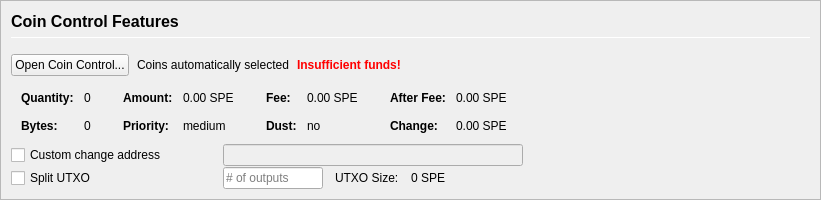
         <widget class="QFrame" name="frameCoinControl">
          <property name="sizePolicy">
           <sizepolicy hsizetype="Expanding" vsizetype="Expanding">
            <horstretch>0</horstretch>
            <verstretch>0</verstretch>
           </sizepolicy>
          </property>
          <property name="maximumSize">
           <size>
            <width>16777215</width>
            <height>16777215</height>
           </size>
          </property>
          <property name="frameShape">
           <enum>QFrame::StyledPanel</enum>
          </property>
          <property name="frameShadow">
           <enum>QFrame::Sunken</enum>
          </property>
          <layout class="QVBoxLayout" name="verticalLayoutCoinControl2">
           <property name="spacing">
            <number>0</number>
           </property>
           <property name="leftMargin">
            <number>0</number>
           </property>
           <property name="topMargin">
            <number>0</number>
           </property>
           <property name="rightMargin">
            <number>0</number>
           </property>
           <property name="bottomMargin">
            <number>0</number>
           </property>
           <item>
            <widget class="QFrame" name="frameCoinControl_BG">
             <layout class="QVBoxLayout" name="verticalLayoutCoinControl" stretch="0,0,0,0,0,0">
              <property name="spacing">
               <number>1</number>
              </property>
              <property name="leftMargin">
               <number>10</number>
              </property>
              <property name="topMargin">
               <number>10</number>
              </property>
              <item>
               <layout class="QHBoxLayout" name="horizontalLayoutCoinControl1">
                <property name="bottomMargin">
                 <number>15</number>
                </property>
                <item>
                 <layout class="QVBoxLayout" name="verticalLayout_3">
                  <property name="spacing">
                   <number>6</number>
                  </property>
                  <item>
                   <widget class="QLabel" name="labelCoinControlFeatures">
                    <property name="sizePolicy">
                     <sizepolicy hsizetype="Preferred" vsizetype="Maximum">
                      <horstretch>0</horstretch>
                      <verstretch>0</verstretch>
                     </sizepolicy>
                    </property>
                    <property name="minimumSize">
                     <size>
                      <width>0</width>
                      <height>20</height>
                     </size>
                    </property>
                    <property name="font">
                     <font>
                      <pointsize>12</pointsize>
                      <weight>75</weight>
                      <bold>true</bold>
                     </font>
                    </property>
                    <property name="styleSheet">
                     <string notr="true">font-weight:bold;</string>
                    </property>
                    <property name="text">
                     <string>Coin Control Features</string>
                    </property>
                   </widget>
                  </item>
                  <item>
                   <widget class="Line" name="line">
                    <property name="minimumSize">
                     <size>
                      <width>0</width>
                      <height>1</height>
                     </size>
                    </property>
                    <property name="maximumSize">
                     <size>
                      <width>16777215</width>
                      <height>1</height>
                     </size>
                    </property>
                    <property name="orientation">
                     <enum>Qt::Horizontal</enum>
                    </property>
                   </widget>
                  </item>
                 </layout>
                </item>
               </layout>
              </item>
              <item>
               <layout class="QHBoxLayout" name="horizontalLayoutCoinControl2" stretch="0,0,0,0">
                <property name="spacing">
                 <number>8</number>
                </property>
                <property name="bottomMargin">
                 <number>10</number>
                </property>
                <item>
                 <widget class="QPushButton" name="pushButtonCoinControl">
                  <property name="styleSheet">
                   <string notr="true"/>
                  </property>
                  <property name="text">
                   <string>Open Coin Control...</string>
                  </property>
                  <property name="autoDefault">
                   <bool>false</bool>
                  </property>
                 </widget>
                </item>
                <item>
                 <widget class="QLabel" name="labelCoinControlAutomaticallySelected">
                  <property name="text">
                   <string>Coins automatically selected</string>
                  </property>
                  <property name="margin">
                   <number>5</number>
                  </property>
                 </widget>
                </item>
                <item>
                 <widget class="QLabel" name="labelCoinControlInsuffFunds">
                  <property name="font">
                   <font>
                    <weight>75</weight>
                    <bold>true</bold>
                   </font>
                  </property>
                  <property name="styleSheet">
                   <string notr="true">color:red;font-weight:bold;</string>
                  </property>
                  <property name="text">
                   <string>Insufficient funds!</string>
                  </property>
                  <property name="margin">
                   <number>5</number>
                  </property>
                 </widget>
                </item>
                <item>
                 <spacer name="horizontalSpacerCoinControl">
                  <property name="orientation">
                   <enum>Qt::Horizontal</enum>
                  </property>
                  <property name="sizeHint" stdset="0">
                   <size>
                    <width>40</width>
                    <height>1</height>
                   </size>
                  </property>
                 </spacer>
                </item>
               </layout>
              </item>
              <item>
               <widget class="QWidget" name="widgetCoinControl" native="true">
                <property name="sizePolicy">
                 <sizepolicy hsizetype="Preferred" vsizetype="Preferred">
                  <horstretch>0</horstretch>
                  <verstretch>0</verstretch>
                 </sizepolicy>
                </property>
                <property name="minimumSize">
                 <size>
                  <width>0</width>
                  <height>0</height>
                 </size>
                </property>
                <property name="styleSheet">
                 <string notr="true"/>
                </property>
                <layout class="QHBoxLayout" name="horizontalLayoutCoinControl5">
                 <property name="leftMargin">
                  <number>0</number>
                 </property>
                 <property name="topMargin">
                  <number>0</number>
                 </property>
                 <property name="rightMargin">
                  <number>0</number>
                 </property>
                 <property name="bottomMargin">
                  <number>0</number>
                 </property>
                 <item>
                  <layout class="QHBoxLayout" name="horizontalLayoutCoinControl3" stretch="0,0,0,1">
                   <property name="spacing">
                    <number>20</number>
                   </property>
                   <property name="topMargin">
                    <number>0</number>
                   </property>
                   <property name="bottomMargin">
                    <number>10</number>
                   </property>
                   <item>
                    <layout class="QFormLayout" name="formLayoutCoinControl1">
                     <property name="horizontalSpacing">
                      <number>10</number>
                     </property>
                     <property name="verticalSpacing">
                      <number>14</number>
                     </property>
                     <property name="leftMargin">
                      <number>10</number>
                     </property>
                     <property name="topMargin">
                      <number>4</number>
                     </property>
                     <property name="rightMargin">
                      <number>6</number>
                     </property>
                     <item row="0" column="0">
                      <widget class="QLabel" name="labelCoinControlQuantityText">
                       <property name="font">
                        <font>
                         <weight>75</weight>
                         <bold>true</bold>
                        </font>
                       </property>
                       <property name="text">
                        <string>Quantity:</string>
                       </property>
                       <property name="margin">
                        <number>0</number>
                       </property>
                      </widget>
                     </item>
                     <item row="0" column="1">
                      <widget class="QLabel" name="labelCoinControlQuantity">
                       <property name="cursor">
                        <cursorShape>IBeamCursor</cursorShape>
                       </property>
                       <property name="contextMenuPolicy">
                        <enum>Qt::ActionsContextMenu</enum>
                       </property>
                       <property name="text">
                        <string notr="true">0</string>
                       </property>
                       <property name="margin">
                        <number>0</number>
                       </property>
                       <property name="textInteractionFlags">
                        <set>Qt::LinksAccessibleByMouse|Qt::TextSelectableByKeyboard|Qt::TextSelectableByMouse</set>
                       </property>
                      </widget>
                     </item>
                     <item row="1" column="0">
                      <widget class="QLabel" name="labelCoinControlBytesText">
                       <property name="font">
                        <font>
                         <weight>75</weight>
                         <bold>true</bold>
                        </font>
                       </property>
                       <property name="text">
                        <string>Bytes:</string>
                       </property>
                      </widget>
                     </item>
                     <item row="1" column="1">
                      <widget class="QLabel" name="labelCoinControlBytes">
                       <property name="cursor">
                        <cursorShape>IBeamCursor</cursorShape>
                       </property>
                       <property name="contextMenuPolicy">
                        <enum>Qt::ActionsContextMenu</enum>
                       </property>
                       <property name="text">
                        <string notr="true">0</string>
                       </property>
                       <property name="textInteractionFlags">
                        <set>Qt::LinksAccessibleByMouse|Qt::TextSelectableByKeyboard|Qt::TextSelectableByMouse</set>
                       </property>
                      </widget>
                     </item>
                    </layout>
                   </item>
                   <item>
                    <layout class="QFormLayout" name="formLayoutCoinControl2">
                     <property name="horizontalSpacing">
                      <number>10</number>
                     </property>
                     <property name="verticalSpacing">
                      <number>14</number>
                     </property>
                     <property name="leftMargin">
                      <number>6</number>
                     </property>
                     <property name="topMargin">
                      <number>4</number>
                     </property>
                     <property name="rightMargin">
                      <number>6</number>
                     </property>
                     <item row="0" column="0">
                      <widget class="QLabel" name="labelCoinControlAmountText">
                       <property name="font">
                        <font>
                         <weight>75</weight>
                         <bold>true</bold>
                        </font>
                       </property>
                       <property name="text">
                        <string>Amount:</string>
                       </property>
                       <property name="margin">
                        <number>0</number>
                       </property>
                      </widget>
                     </item>
                     <item row="0" column="1">
                      <widget class="QLabel" name="labelCoinControlAmount">
                       <property name="cursor">
                        <cursorShape>IBeamCursor</cursorShape>
                       </property>
                       <property name="contextMenuPolicy">
                        <enum>Qt::ActionsContextMenu</enum>
                       </property>
                       <property name="text">
                        <string notr="true">0.00 SPE</string>
                       </property>
                       <property name="textInteractionFlags">
                        <set>Qt::LinksAccessibleByMouse|Qt::TextSelectableByKeyboard|Qt::TextSelectableByMouse</set>
                       </property>
                      </widget>
                     </item>
                     <item row="1" column="0">
                      <widget class="QLabel" name="labelCoinControlPriorityText">
                       <property name="font">
                        <font>
                         <weight>75</weight>
                         <bold>true</bold>
                        </font>
                       </property>
                       <property name="text">
                        <string>Priority:</string>
                       </property>
                      </widget>
                     </item>
                     <item row="1" column="1">
                      <widget class="QLabel" name="labelCoinControlPriority">
                       <property name="cursor">
                        <cursorShape>IBeamCursor</cursorShape>
                       </property>
                       <property name="contextMenuPolicy">
                        <enum>Qt::ActionsContextMenu</enum>
                       </property>
                       <property name="text">
                        <string>medium</string>
                       </property>
                       <property name="textInteractionFlags">
                        <set>Qt::LinksAccessibleByMouse|Qt::TextSelectableByKeyboard|Qt::TextSelectableByMouse</set>
                       </property>
                      </widget>
                     </item>
                    </layout>
                   </item>
                   <item>
                    <layout class="QFormLayout" name="formLayoutCoinControl3">
                     <property name="horizontalSpacing">
                      <number>10</number>
                     </property>
                     <property name="verticalSpacing">
                      <number>14</number>
                     </property>
                     <property name="leftMargin">
                      <number>6</number>
                     </property>
                     <property name="topMargin">
                      <number>4</number>
                     </property>
                     <property name="rightMargin">
                      <number>6</number>
                     </property>
                     <item row="0" column="0">
                      <widget class="QLabel" name="labelCoinControlFeeText">
                       <property name="font">
                        <font>
                         <weight>75</weight>
                         <bold>true</bold>
                        </font>
                       </property>
                       <property name="text">
                        <string>Fee:</string>
                       </property>
                       <property name="margin">
                        <number>0</number>
                       </property>
                      </widget>
                     </item>
                     <item row="0" column="1">
                      <widget class="QLabel" name="labelCoinControlFee">
                       <property name="cursor">
                        <cursorShape>IBeamCursor</cursorShape>
                       </property>
                       <property name="contextMenuPolicy">
                        <enum>Qt::ActionsContextMenu</enum>
                       </property>
                       <property name="text">
                        <string notr="true">0.00 SPE</string>
                       </property>
                       <property name="textInteractionFlags">
                        <set>Qt::LinksAccessibleByMouse|Qt::TextSelectableByKeyboard|Qt::TextSelectableByMouse</set>
                       </property>
                      </widget>
                     </item>
                     <item row="1" column="0">
                      <widget class="QLabel" name="labelCoinControlLowOutputText">
                       <property name="font">
                        <font>
                         <weight>75</weight>
                         <bold>true</bold>
                        </font>
                       </property>
                       <property name="text">
                        <string>Dust:</string>
                       </property>
                      </widget>
                     </item>
                     <item row="1" column="1">
                      <widget class="QLabel" name="labelCoinControlLowOutput">
                       <property name="cursor">
                        <cursorShape>IBeamCursor</cursorShape>
                       </property>
                       <property name="contextMenuPolicy">
                        <enum>Qt::ActionsContextMenu</enum>
                       </property>
                       <property name="text">
                        <string>no</string>
                       </property>
                       <property name="textInteractionFlags">
                        <set>Qt::LinksAccessibleByMouse|Qt::TextSelectableByKeyboard|Qt::TextSelectableByMouse</set>
                       </property>
                      </widget>
                     </item>
                    </layout>
                   </item>
                   <item>
                    <layout class="QFormLayout" name="formLayoutCoinControl4">
                     <property name="horizontalSpacing">
                      <number>10</number>
                     </property>
                     <property name="verticalSpacing">
                      <number>14</number>
                     </property>
                     <property name="leftMargin">
                      <number>6</number>
                     </property>
                     <property name="topMargin">
                      <number>4</number>
                     </property>
                     <property name="rightMargin">
                      <number>6</number>
                     </property>
                     <item row="0" column="0">
                      <widget class="QLabel" name="labelCoinControlAfterFeeText">
                       <property name="font">
                        <font>
                         <weight>75</weight>
                         <bold>true</bold>
                        </font>
                       </property>
                       <property name="text">
                        <string>After Fee:</string>
                       </property>
                       <property name="margin">
                        <number>0</number>
                       </property>
                      </widget>
                     </item>
                     <item row="0" column="1">
                      <widget class="QLabel" name="labelCoinControlAfterFee">
                       <property name="cursor">
                        <cursorShape>IBeamCursor</cursorShape>
                       </property>
                       <property name="contextMenuPolicy">
                        <enum>Qt::ActionsContextMenu</enum>
                       </property>
                       <property name="text">
                        <string notr="true">0.00 SPE</string>
                       </property>
                       <property name="textInteractionFlags">
                        <set>Qt::LinksAccessibleByMouse|Qt::TextSelectableByKeyboard|Qt::TextSelectableByMouse</set>
                       </property>
                      </widget>
                     </item>
                     <item row="1" column="0">
                      <widget class="QLabel" name="labelCoinControlChangeText">
                       <property name="font">
                        <font>
                         <weight>75</weight>
                         <bold>true</bold>
                        </font>
                       </property>
                       <property name="text">
                        <string>Change:</string>
                       </property>
                      </widget>
                     </item>
                     <item row="1" column="1">
                      <widget class="QLabel" name="labelCoinControlChange">
                       <property name="cursor">
                        <cursorShape>IBeamCursor</cursorShape>
                       </property>
                       <property name="contextMenuPolicy">
                        <enum>Qt::ActionsContextMenu</enum>
                       </property>
                       <property name="text">
                        <string notr="true">0.00 SPE</string>
                       </property>
                       <property name="textInteractionFlags">
                        <set>Qt::LinksAccessibleByMouse|Qt::TextSelectableByKeyboard|Qt::TextSelectableByMouse</set>
                       </property>
                      </widget>
                     </item>
                    </layout>
                   </item>
                  </layout>
                 </item>
                </layout>
               </widget>
              </item>
              <item>
               <layout class="QHBoxLayout" name="horizontalLayoutCoinControl4">
                <property name="spacing">
                 <number>12</number>
                </property>
                <property name="sizeConstraint">
                 <enum>QLayout::SetDefaultConstraint</enum>
                </property>
                <property name="topMargin">
                 <number>0</number>
                </property>
                <property name="rightMargin">
                 <number>0</number>
                </property>
                <item>
                 <widget class="QCheckBox" name="checkBoxCoinControlChange">
                  <property name="sizePolicy">
                   <sizepolicy hsizetype="Preferred" vsizetype="Preferred">
                    <horstretch>0</horstretch>
                    <verstretch>0</verstretch>
                   </sizepolicy>
                  </property>
                  <property name="minimumSize">
                   <size>
                    <width>200</width>
                    <height>0</height>
                   </size>
                  </property>
                  <property name="maximumSize">
                   <size>
                    <width>200</width>
                    <height>16777215</height>
                   </size>
                  </property>
                  <property name="toolTip">
                   <string>If this is activated, but the change address is empty or invalid, change will be sent to a newly generated address.</string>
                  </property>
                  <property name="text">
                   <string>Custom change address</string>
                  </property>
                 </widget>
                </item>
                <item>
                 <widget class="QValidatedLineEdit" name="lineEditCoinControlChange">
                  <property name="enabled">
                   <bool>false</bool>
                  </property>
                  <property name="sizePolicy">
                   <sizepolicy hsizetype="Preferred" vsizetype="Preferred">
                    <horstretch>0</horstretch>
                    <verstretch>0</verstretch>
                   </sizepolicy>
                  </property>
                  <property name="minimumSize">
                   <size>
                    <width>300</width>
                    <height>0</height>
                   </size>
                  </property>
                 </widget>
                </item>
                <item>
                 <widget class="QLabel" name="labelCoinControlChangeLabel">
                  <property name="sizePolicy">
                   <sizepolicy hsizetype="Preferred" vsizetype="Preferred">
                    <horstretch>0</horstretch>
                    <verstretch>0</verstretch>
                   </sizepolicy>
                  </property>
                  <property name="minimumSize">
                   <size>
                    <width>100</width>
                    <height>0</height>
                   </size>
                  </property>
                  <property name="text">
                   <string/>
                  </property>
                  <property name="margin">
                   <number>3</number>
                  </property>
                 </widget>
                </item>
               </layout>
              </item>
              <item>
               <layout class="QHBoxLayout" name="horizontalLayoutCoinControl6">
                <property name="spacing">
                 <number>12</number>
                </property>
                <property name="rightMargin">
                 <number>0</number>
                </property>
                <item>
                 <widget class="QCheckBox" name="splitBlockCheckBox">
                  <property name="sizePolicy">
                   <sizepolicy hsizetype="Preferred" vsizetype="Preferred">
                    <horstretch>0</horstretch>
                    <verstretch>0</verstretch>
                   </sizepolicy>
                  </property>
                  <property name="minimumSize">
                   <size>
                    <width>200</width>
                    <height>0</height>
                   </size>
                  </property>
                  <property name="maximumSize">
                   <size>
                    <width>200</width>
                    <height>16777215</height>
                   </size>
                  </property>
                  <property name="text">
                   <string>Split UTXO</string>
                  </property>
                 </widget>
                </item>
                <item>
                 <widget class="QLineEdit" name="splitBlockLineEdit">
                  <property name="sizePolicy">
                   <sizepolicy hsizetype="Preferred" vsizetype="Preferred">
                    <horstretch>50</horstretch>
                    <verstretch>0</verstretch>
                   </sizepolicy>
                  </property>
                  <property name="minimumSize">
                   <size>
                    <width>100</width>
                    <height>0</height>
                   </size>
                  </property>
                  <property name="maximumSize">
                   <size>
                    <width>100</width>
                    <height>16777215</height>
                   </size>
                  </property>
                  <property name="placeholderText">
                   <string># of outputs</string>
                  </property>
                 </widget>
                </item>
                <item>
                 <widget class="QLabel" name="labelBlockSizeText">
                  <property name="text">
                   <string>UTXO Size:</string>
                  </property>
                 </widget>
                </item>
                <item>
                 <widget class="QLabel" name="labelBlockSize">
                  <property name="text">
                   <string>0 SPE</string>
                  </property>
                 </widget>
                </item>
                <item>
                 <spacer name="horizontalSpacer_7">
                  <property name="orientation">
                   <enum>Qt::Horizontal</enum>
                  </property>
                  <property name="sizeHint" stdset="0">
                   <size>
                    <width>40</width>
                    <height>20</height>
                   </size>
                  </property>
                 </spacer>
                </item>
               </layout>
              </item>
              <item>
               <spacer name="verticalSpacerCoinControl">
                <property name="orientation">
                 <enum>Qt::Vertical</enum>
                </property>
                <property name="sizeHint" stdset="0">
                 <size>
                  <width>800</width>
                  <height>1</height>
                 </size>
                </property>
               </spacer>
              </item>
             </layout>
            </widget>
           </item>
          </layout>
         </widget>
